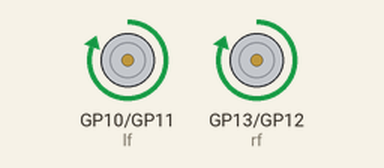
Simulated run of this program. Board: Raspberry Pi Pico running MicroPython. On the bench: motor-driver pin pairs drawn as motors (green arrow = first pin HIGH = forward, orange = second pin HIGH = backward, longer = more drive).

Above: at 1.0 s.
At 3.0 s:
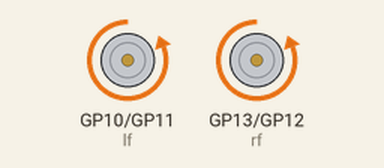
At 5.0 s:
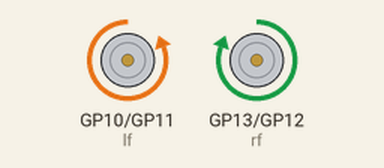
At 7.0 s:
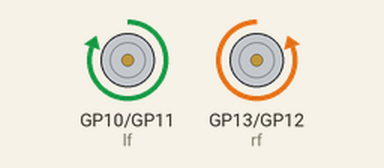
Timing chart, 0 to 10.4 s (numbered marks = the images above):
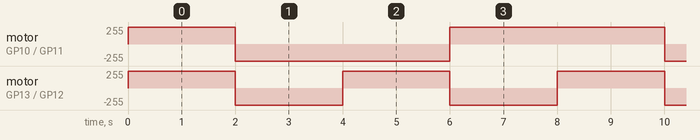

The program:

lab13_motor_test.py
```python
#******************************************************
# Lab 13 - PICO Project: Motor Test
# Authors: Mouli Grandhi and Michael Zimmerman
# Description: Cycles the robot through forward, reverse,
#              left and right to verify motor wiring.
#******************************************************

from machine import Pin
from time import sleep

# GPIO pins for the motor driver
LeftForward = 10
LeftBackward = 11
RightBackward = 12
RightForward = 13

lf = Pin(LeftForward, Pin.OUT)
lb = Pin(LeftBackward, Pin.OUT)
rf = Pin(RightForward, Pin.OUT)
rb = Pin(RightBackward, Pin.OUT)


def forward():
    lf.on()
    rf.on()
    lb.off()
    rb.off()


def backward():
    lb.on()
    rb.on()
    lf.off()
    rf.off()


def TurnRight():
    lf.on()
    rb.on()
    lb.off()
    rf.off()


def TurnLeft():
    lb.on()
    rf.on()
    lf.off()
    rb.off()


# Test loop
while True:
    forward()
    sleep(2)
    backward()
    sleep(2)
    TurnLeft()
    sleep(2)
    TurnRight()
    sleep(2)
```

Measured:
- by itself, motor on GP10 (lf) / GP11 (lb): repeats every 8.0 s: backward 255/255 4.0 s, forward 255/255 4.0 s
- by itself, motor on GP13 (rf) / GP12 (rb): alternates forward 255/255 for 2.0 s and backward 255/255 for 2.0 s
